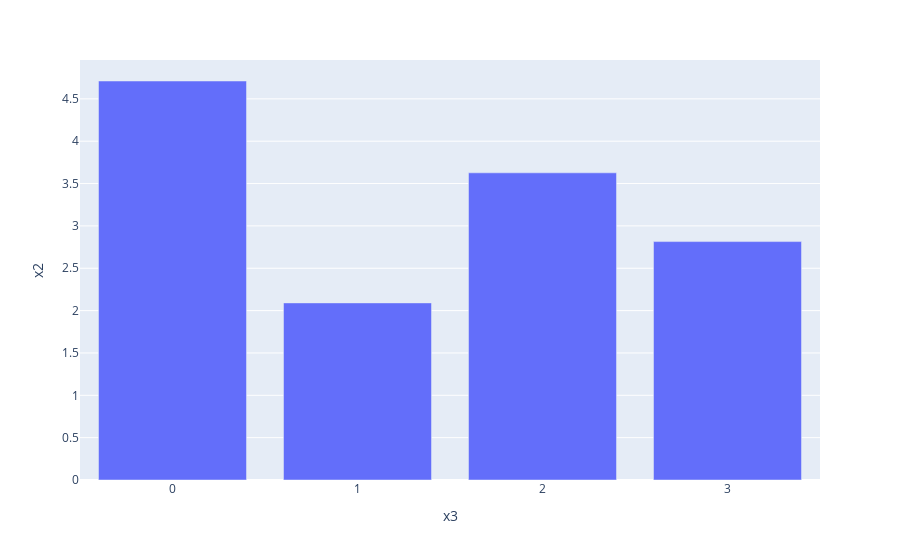

Notebook cell for this chart:
### Markdown cell above
### Bar chart

### Code cell
### Bar chart ###
dt = dat.groupby(['x3']).sum().reset_index()
fig = px.bar(dt, x='x3', y='x2')
fig

### Figure 1 — Plotly figure (JSON) as saved in the notebook; plotly's stock layout.template omitted (floating-point values rounded to 4 significant figures)
{"data": [{"alignmentgroup": "True", "hovertemplate": "x3=%{x}<br>x2=%{y}<extra></extra>", "legendgroup": "", "marker": {"color": "#636efa", "pattern": {"shape": ""}}, "name": "", "offsetgroup": "", "orientation": "v", "showlegend": false, "textposition": "auto", "type": "bar", "x": ["0", "1", "2", "3"], "xaxis": "x", "y": [4.711, 2.091, 3.627, 2.815], "yaxis": "y"}], "layout": {"barmode": "relative", "legend": {"tracegroupgap": 0}, "margin": {"t": 60}, "xaxis": {"anchor": "y", "domain": [0, 1], "title": {"text": "x3"}}, "yaxis": {"anchor": "x", "domain": [0, 1], "title": {"text": "x2"}}}}
